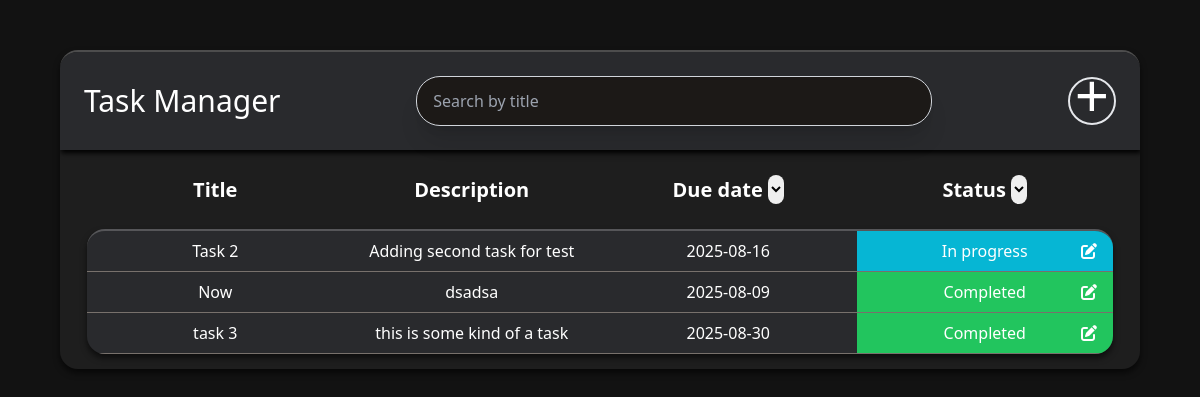
/dashboard (signed in), run on the app's committed database.
### tables this page shows
CREATE TABLE tasks(
                    id INTEGER PRIMARY KEY AUTOINCREMENT,
                    user_id INTEGER NOT NULL,
                    title TEXT NOT NULL,
                    description TEXT,
                    due_date TEXT NOT NULL,
                    status TEXT NOT NULL, 
                    FOREIGN KEY (user_id) REFERENCES users (id) ON DELETE CASCADE
                    );

### app.py (the view)
@app.route("/dashboard")
@login_required
def dashboard():
     user_id = session.get("user_id")
     conn = get_db_connection()
     tasks = conn.execute("SELECT * FROM tasks WHERE user_id = ?", (user_id,)).fetchall()
     conn.close()
     return render_template("dashboard.html", username=session.get("username"), tasks=tasks)

### app.py (called while the page is built)
def login_required(f):
     @wraps(f)
     def decorated_function(*args, **kwargs):
          if "user_id" not in session:
               flash("You need to be logged in to access this page", "error")
               return redirect(url_for('login'))
          return f(*args, **kwargs)
     return decorated_function

### database.py (called while the page is built)
def get_db_connection():
     conn = sqlite3.connect(DATABASE)
     conn.row_factory = sqlite3.Row
     return conn

### templates/dashboard.html (shortened to what this page needs)
<!DOCTYPE html>
<html lang="en">
<head>
    <link href="{{ url_for('static', filename='style/style.css') }}" rel="stylesheet" />
    <script src="https://cdn.tailwindcss.com"></script>
</head>
<body class="bg-stone-900 text-white" id="dashboard-container">
        <div id="task-container">
            <div class="flex p-6 items-center justify-between" id="task-manager-header">
                <h1 class=" text-3xl">Task Manager</h1>
                <input type="text" name="search-by-title" id="search-by-title" placeholder="Search by title" class="w-[50%] px-4 py-3 bg-stone-900 border border-gray-300 dark:border-gray-600 rounded-3xl hover:border-gray-500 shadow-xl"/>
                <div class="flex items-center justify-center border-2 rounded-full w-12 h-12 hover:border-sky-500">
                    <a href="{{url_for('create_task')}}" class="flex items-center justify-center w-full h-full text-6xl -translate-y-1.5 hover:text-sky-500">+</a>
                </div>
            </div>
            <table id="table-header" class="mt-6 mb-6">
                <thead class="text-xl">
                    <th class="w-1/4">Title</th>
                    <th class="w-1/4">Description</th>
                    <th class="w-1/4">Due date
                        <select id="date-order" name="date-order" class="text-black w-4 rounded-full ">
                            <option value="Date Descending">Date Descending</option>
                        </select>
                    </th>
                    <th class="w-1/4">Status
                        <select id="status" name="status" class="text-black w-4 rounded-full ">
                            <option value="To do">To Do</option>
                        </select>
                    </th>
                </thead>
            </table>
            <div id="details-container">
            {% for task in tasks %}
                <div class="grid grid-cols-4  text-center  border-b border-stone-500">
                    <div class="p-2 flex justify-center items-center" >{{task["title"]}}</div>
                    <div class="p-2 flex justify-center items-center">{{task["description"]}}</div>
                    <div class="p-2 flex justify-center items-center">{{task["due_date"]}}</div>
                    {% if task["status"] == "To do" %}
                    <div class="p-2 bg-amber-500 flex items-center justify-center relative">{{task["status"]}}
                        <a href="{{url_for('edit_task', task_id=task['id'])}}"class="absolute right-4 hover:text-3xl">
                        <i class="fa-solid fa-pen-to-square "></i>
                        </a>
                    </div>
                    {% elif task["status"] == "In progress" %}
                    <div class="p-2 bg-cyan-500 flex items-center justify-center relative">{{task["status"]}}
                        <a href="{{url_for('edit_task', task_id=task['id'])}}"class="absolute right-4 hover:text-3xl">
                        <i class="fa-solid fa-pen-to-square "></i>
                        </a>
                    </div>
                    {% elif task["status"] == "Completed" %}
                    <div class="p-2 bg-green-500 flex items-center justify-center relative">{{task["status"]}}
                        <a href="{{url_for('edit_task', task_id=task['id'])}}" class="absolute right-4 hover:text-3xl" >
                        <i class="fa-solid fa-pen-to-square "></i>
                        </a>
                    </div>
                    {% endif %}
                </div>
            {% endfor %}
            </div>
        </div>
</body>
</html>

### static/style/style.css (style rules this page uses)
#dashboard-container { background-color: #121212 ; display: flex; width: 100%; justify-content: center; }
#task-container { max-width: 1100px; width: 90%; background-color: #1e1e1e; border-top: 2px solid rgba(255, 255, 255, 0.209); box-shadow: 0 4px 6px rgba(0,0,0,0.6); border-radius: 18px; overflow: hidden; margin-top: 50px; }
#task-manager-header { background-color: rgb(41, 42, 45); box-shadow: 1px 3px 5px black; }
#table-header { width: 95%; text-align: center; justify-self: center; }
#details-container { background-color: rgb(41, 42, 45); border-top: 2px solid rgba(255, 255, 255, 0.209); box-shadow: 0 4px 6px rgba(0,0,0,0.6); border-radius: 18px; width: 95%; justify-self: center; margin-bottom: 15px; overflow: hidden; }

### data on the page
tasks: title "Task 2", description "Adding second task for test", due_date "2025-08-16", status "In progress"
tasks: title "Now", description "dsadsa", due_date "2025-08-09", status "Completed"
tasks: title "task 3", description "this is some kind of a task", due_date "2025-08-30", status "Completed"
